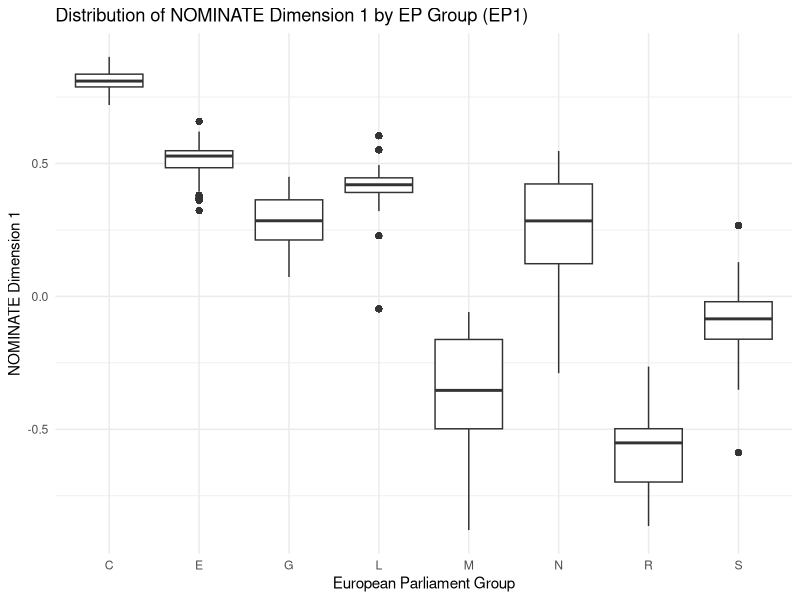
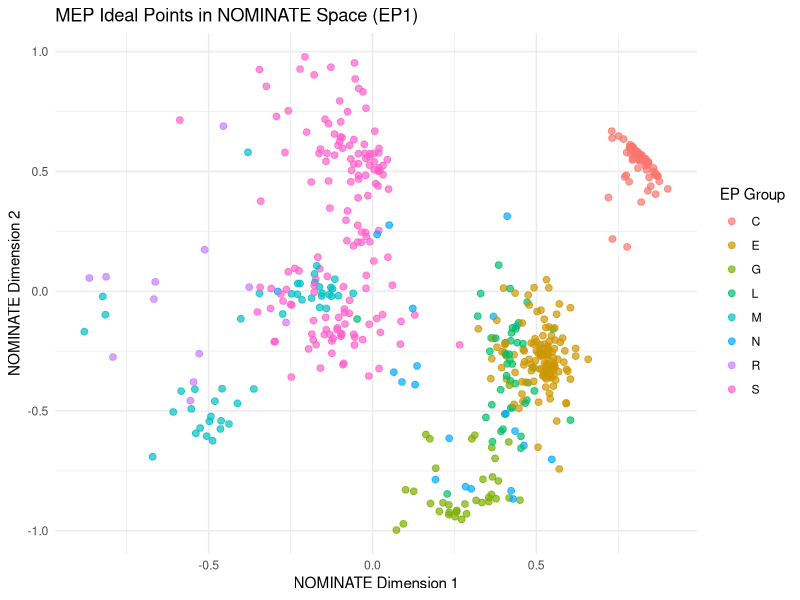
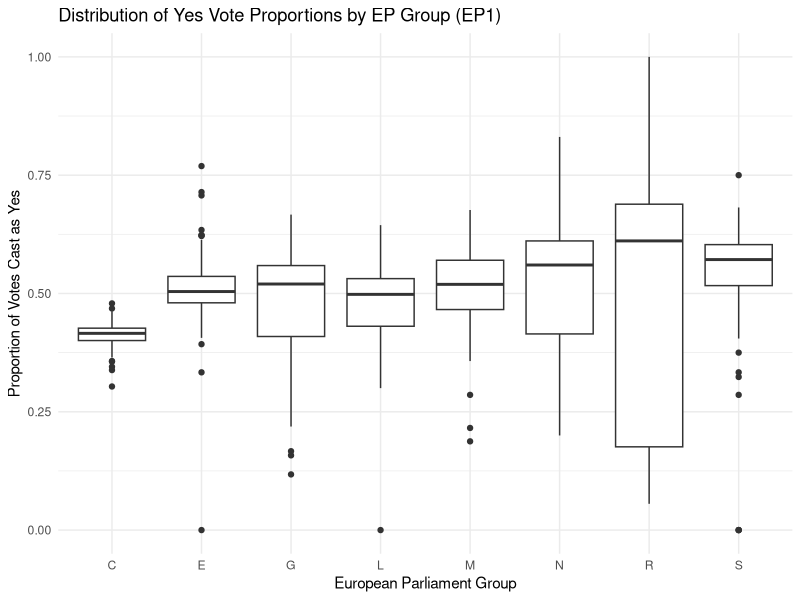
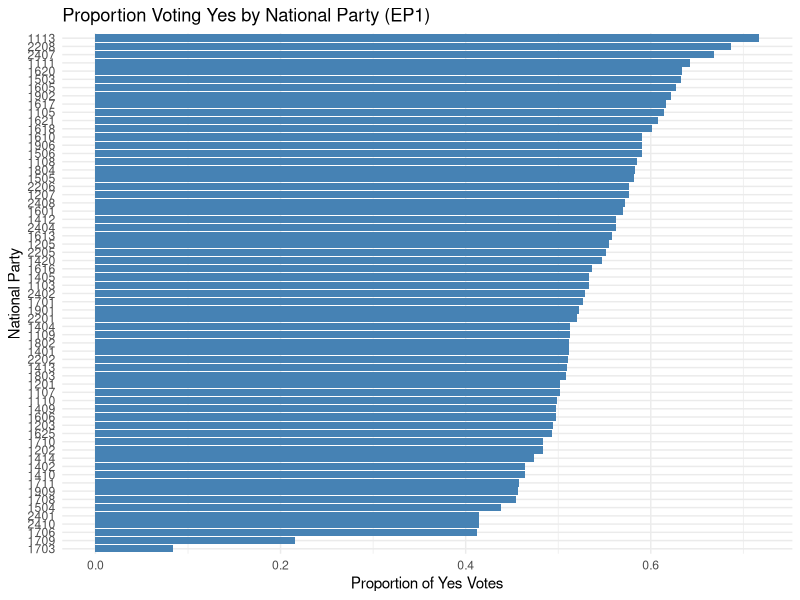

Generate these figures, in order, with R:
install.packages(c("readxl", "readr"))  
library(readxl)
library(readr)
library(tidyverse)

setwd("~/Desktop/whiz1/DataViz_2026/problemSets/PS01/my_answers")
mep_info <- read_excel("mep_info_26Jul11.xls", sheet = "EP1", col_names = TRUE)
head(mep_info)
str(mep_info)
rcv_ep1 <- read_table2("rcv_ep1.txt")  
head(rcv_ep1)
str(rcv_ep1)

#Question 3
rcv_ep1 <- read_delim("rcv_ep1.txt")
colnames(rcv_ep1)
rcv_ep1_long <- rcv_ep1 %>%
  pivot_longer(
    cols = starts_with("V"),
    names_to = "vote_id",
    values_to = "decision"
  )
rcv_ep1_long <- rcv_ep1_long %>%
  mutate(
    decision_label = case_when(
      decision == 1 ~ "Yes",
      decision == 2 ~ "No",
      decision == 3 ~ "Abstain",
      decision == 4 ~ "Absent",
      decision == 5 ~ "Present but did not vote",
      decision == 0 ~ "Not a member",
      TRUE ~ "Other"
    )
  )

decision_summary <- rcv_ep1_long %>%
  count(decision_label) %>%
  arrange(desc(n))

decision_summary




#Question 4
meta_cols <- c("MEPID", "MEPNAME", "MS", "NP", "EPG")
ep1_combined <- rcv_ep1_long %>%
  select(all_of(meta_cols), vote_id, decision, decision_label)
head(ep1_combined)
str(ep1_combined)
missing_summary <- ep1_combined %>%
  summarise(across(everything(), ~sum(is.na(.))))

missing_summary


#Question 5.1
#Filter only relevant votes (Yes, No, Abstain)
votes_filtered <- ep1_combined %>%
  filter(decision_label %in% c("Yes", "No", "Abstain"))

#Compute Yes rate per roll call per EP group
yes_rate_per_vote <- votes_filtered %>%
  group_by(EPG, vote_id) %>%   # each vote within each EP group
  summarise(
    yes_count = sum(decision_label == "Yes"),
    total_votes = n(),
    yes_rate = yes_count / total_votes,
    .groups = "drop"
  )

#Compute mean Yes rate across all roll calls for each EP group
mean_yes_rate_epg <- yes_rate_per_vote %>%
  group_by(EPG) %>%
  summarise(mean_yes_rate = mean(yes_rate), .groups = "drop") %>%
  arrange(desc(mean_yes_rate))

mean_yes_rate_epg


#Question5.2
#Filter only relevant votes (Yes, No, Abstain)
votes_filtered <- ep1_combined %>%
  filter(decision_label %in% c("Yes", "No", "Abstain"))

#Compute Abstain rate per roll call per EP group
abstain_rate_per_vote <- votes_filtered %>%
  group_by(EPG, vote_id) %>%
  summarise(
    abstain_count = sum(decision_label == "Abstain"),
    total_votes = n(),
    abstain_rate = abstain_count / total_votes,
    .groups = "drop"
  )

#Compute mean Abstain rate across all roll calls for each EP group
mean_abstain_rate_epg <- abstain_rate_per_vote %>%
  group_by(EPG) %>%
  summarise(mean_abstain_rate = mean(abstain_rate), .groups = "drop") %>%
  arrange(desc(mean_abstain_rate))

# View the result
mean_abstain_rate_epg

#Question5.3
library(dplyr)
mep_info <- read_excel("mep_info_26Jul11.xls", sheet = "EP1", col_names = TRUE)

#clean column names
colnames(mep_info) <- colnames(mep_info) %>%
  trimws() %>%
  gsub(" ", ".", .)  # replace spaces with dots

#Ensure the key columns exist
colnames(mep_info)
head(mep_info)


#Fix column types and trim spaces
mep_info <- mep_info %>%
  mutate(
    MEP.id = trimws(as.character(MEP.id)),   # ensure same type as ep1_combined$MEPID
    `NOM-D1` = as.numeric(`NOM-D1`),
    `NOM-D2` = as.numeric(`NOM-D2`)
  )

ep1_combined <- ep1_combined %>%
  mutate(MEPID = trimws(as.character(MEPID)))


#Merge NOM-D1 and NOM-D2 into long-format vote dataset
ep1_combined_nom <- ep1_combined %>%
  left_join(
    mep_info %>% select(MEP.id, `NOM-D1`, `NOM-D2`),
    by = c("MEPID" = "MEP.id")
  )


#Compute mean NOM-D1 and NOM-D2 per EP group
mean_nominate_epg <- ep1_combined_nom %>%
  group_by(EPG) %>%
  summarise(
    mean_nom_d1 = mean(`NOM-D1`, na.rm = TRUE),
    mean_nom_d2 = mean(`NOM-D2`, na.rm = TRUE),
    .groups = "drop"
  ) %>%
  arrange(mean_nom_d1)  


#View the result
mean_nominate_epg

#Data Visualization 
#Question 1
library(ggplot2)
#Keep only observations with valid NOM-D1 values
plot_data <- ep1_combined_nom %>%
  filter(!is.na(`NOM-D1`))

#Boxplot of NOM-D1 by EP group
ggplot(plot_data, aes(x = EPG, y = `NOM-D1`)) +
  geom_boxplot() +
  labs(
    title = "Distribution of NOMINATE Dimension 1 by EP Group (EP1)",
    x = "European Parliament Group",
    y = "NOMINATE Dimension 1"
  ) +
  theme_minimal()



#Question 2
#Create a unique MEP-level dataset
mep_level <- ep1_combined_nom %>%
  select(MEPID, EPG, `NOM-D1`, `NOM-D2`) %>%
  distinct() %>%                      # one row per MEP
  filter(!is.na(`NOM-D1`), !is.na(`NOM-D2`))

#Scatterplot
ggplot(mep_level, aes(x = `NOM-D1`, y = `NOM-D2`, color = EPG)) +
  geom_point(alpha = 0.7, size = 2) +
  labs(
    title = "MEP Ideal Points in NOMINATE Space (EP1)",
    x = "NOMINATE Dimension 1",
    y = "NOMINATE Dimension 2",
    color = "EP Group"
  ) +
  theme_minimal()


#Question 3 
# Step 1: Compute proportion of Yes votes per MEP
mep_yes_rate <- ep1_combined %>%
  filter(decision_label %in% c("Yes", "No", "Abstain")) %>%  # denominator
  group_by(MEPID, EPG) %>%
  summarise(
    yes_rate = mean(decision_label == "Yes"),
    .groups = "drop"
  )

#Boxplot by EP group
ggplot(mep_yes_rate, aes(x = EPG, y = yes_rate)) +
  geom_boxplot() +
  labs(
    title = "Distribution of Yes Vote Proportions by EP Group (EP1)",
    x = "European Parliament Group",
    y = "Proportion of Votes Cast as Yes"
  ) +
  theme_minimal()

#Question4
ep1_combined %>%
  filter(decision_label %in% c("Yes", "No", "Abstain")) %>%
  group_by(NP) %>%
  summarise(
    yes_rate = mean(decision_label == "Yes"),
    .groups = "drop"
  ) %>%
  ggplot(aes(x = reorder(factor(NP), yes_rate), y = yes_rate)) +
  geom_col(fill = "steelblue") +
  coord_flip() +
  labs(
    title = "Proportion Voting Yes by National Party (EP1)",
    x = "National Party",
    y = "Proportion of Yes Votes"
  ) +
  theme_minimal()








